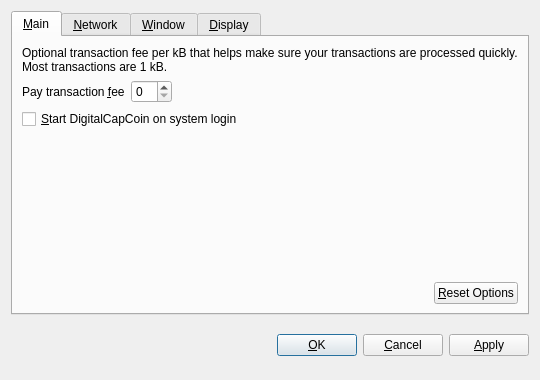
<?xml version="1.0" encoding="UTF-8"?>
<ui version="4.0">
 <class>OptionsDialog</class>
 <widget class="QDialog" name="OptionsDialog">
  <property name="geometry">
   <rect>
    <x>0</x>
    <y>0</y>
    <width>540</width>
    <height>380</height>
   </rect>
  </property>
  <property name="windowTitle">
   <string>Options</string>
  </property>
  <property name="modal">
   <bool>true</bool>
  </property>
  <layout class="QVBoxLayout" name="verticalLayout">
   <item>
    <widget class="QTabWidget" name="tabWidget">
     <property name="tabPosition">
      <enum>QTabWidget::North</enum>
     </property>
     <property name="currentIndex">
      <number>0</number>
     </property>
     <widget class="QWidget" name="tabMain">
      <attribute name="title">
       <string>&amp;Main</string>
      </attribute>
      <layout class="QVBoxLayout" name="verticalLayout_Main">
       <item>
        <widget class="QLabel" name="transactionFeeInfoLabel">
         <property name="text">
          <string>Optional transaction fee per kB that helps make sure your transactions are processed quickly. Most transactions are 1 kB.</string>
         </property>
         <property name="textFormat">
          <enum>Qt::PlainText</enum>
         </property>
         <property name="wordWrap">
          <bool>true</bool>
         </property>
        </widget>
       </item>
       <item>
        <layout class="QHBoxLayout" name="horizontalLayout_1_Main">
         <item>
          <widget class="QLabel" name="transactionFeeLabel">
           <property name="text">
            <string>Pay transaction &amp;fee</string>
           </property>
           <property name="textFormat">
            <enum>Qt::PlainText</enum>
           </property>
           <property name="buddy">
            <cstring>transactionFee</cstring>
           </property>
          </widget>
         </item>
         <item>
          <widget class="BitcoinAmountField" name="transactionFee"/>
         </item>
         <item>
          <spacer name="horizontalSpacer_1_Main">
           <property name="orientation">
            <enum>Qt::Horizontal</enum>
           </property>
           <property name="sizeHint" stdset="0">
            <size>
             <width>40</width>
             <height>20</height>
            </size>
           </property>
          </spacer>
         </item>
        </layout>
       </item>
       <item>
        <widget class="QCheckBox" name="bitcoinAtStartup">
         <property name="toolTip">
          <string>Automatically start DigitalCapCoin after logging in to the system.</string>
         </property>
         <property name="text">
          <string>&amp;Start DigitalCapCoin on system login</string>
         </property>
        </widget>
       </item>
       <item>
        <spacer name="verticalSpacer_Main">
         <property name="orientation">
          <enum>Qt::Vertical</enum>
         </property>
         <property name="sizeHint" stdset="0">
          <size>
           <width>20</width>
           <height>40</height>
          </size>
         </property>
        </spacer>
       </item>
       <item>
        <layout class="QHBoxLayout" name="horizontalLayout_2_Main">
         <item>
          <spacer name="horizontalSpacer_2_Main">
           <property name="orientation">
            <enum>Qt::Horizontal</enum>
           </property>
           <property name="sizeHint" stdset="0">
            <size>
             <width>40</width>
             <height>20</height>
            </size>
           </property>
          </spacer>
         </item>
         <item>
          <widget class="QPushButton" name="resetButton">
           <property name="toolTip">
            <string>Reset all client options to default.</string>
           </property>
           <property name="text">
            <string>&amp;Reset Options</string>
           </property>
           <property name="autoDefault">
            <bool>false</bool>
           </property>
          </widget>
         </item>
        </layout>
       </item>
      </layout>
     </widget>
     <widget class="QWidget" name="tabNetwork">
      <attribute name="title">
       <string>&amp;Network</string>
      </attribute>
      <layout class="QVBoxLayout" name="verticalLayout_Network">
       <item>
        <widget class="QCheckBox" name="mapPortUpnp">
         <property name="toolTip">
          <string>Automatically open the DigitalCapCoin client port on the router. This only works when your router supports UPnP and it is enabled.</string>
         </property>
         <property name="text">
          <string>Map port using &amp;UPnP</string>
         </property>
        </widget>
       </item>
       <item>
        <widget class="QCheckBox" name="connectSocks">
         <property name="toolTip">
          <string>Connect to the DigitalCapCoin network through a SOCKS proxy (e.g. when connecting through Tor).</string>
         </property>
         <property name="text">
          <string>&amp;Connect through SOCKS proxy:</string>
         </property>
        </widget>
       </item>
       <item>
        <layout class="QHBoxLayout" name="horizontalLayout_Network">
         <item>
          <widget class="QLabel" name="proxyIpLabel">
           <property name="text">
            <string>Proxy &amp;IP:</string>
           </property>
           <property name="textFormat">
            <enum>Qt::PlainText</enum>
           </property>
           <property name="buddy">
            <cstring>proxyIp</cstring>
           </property>
          </widget>
         </item>
         <item>
          <widget class="QValidatedLineEdit" name="proxyIp">
           <property name="maximumSize">
            <size>
             <width>140</width>
             <height>16777215</height>
            </size>
           </property>
           <property name="toolTip">
            <string>IP address of the proxy (e.g. 127.0.0.1)</string>
           </property>
          </widget>
         </item>
         <item>
          <widget class="QLabel" name="proxyPortLabel">
           <property name="text">
            <string>&amp;Port:</string>
           </property>
           <property name="textFormat">
            <enum>Qt::PlainText</enum>
           </property>
           <property name="buddy">
            <cstring>proxyPort</cstring>
           </property>
          </widget>
         </item>
         <item>
          <widget class="QLineEdit" name="proxyPort">
           <property name="maximumSize">
            <size>
             <width>55</width>
             <height>16777215</height>
            </size>
           </property>
           <property name="toolTip">
            <string>Port of the proxy (e.g. 9050)</string>
           </property>
          </widget>
         </item>
         <item>
          <widget class="QLabel" name="socksVersionLabel">
           <property name="text">
            <string>SOCKS &amp;Version:</string>
           </property>
           <property name="textFormat">
            <enum>Qt::PlainText</enum>
           </property>
           <property name="buddy">
            <cstring>socksVersion</cstring>
           </property>
          </widget>
         </item>
         <item>
          <widget class="QValueComboBox" name="socksVersion">
           <property name="toolTip">
            <string>SOCKS version of the proxy (e.g. 5)</string>
           </property>
          </widget>
         </item>
         <item>
          <spacer name="horizontalSpacer_Network">
           <property name="orientation">
            <enum>Qt::Horizontal</enum>
           </property>
           <property name="sizeHint" stdset="0">
            <size>
             <width>40</width>
             <height>20</height>
            </size>
           </property>
          </spacer>
         </item>
        </layout>
       </item>
       <item>
        <spacer name="verticalSpacer_Network">
         <property name="orientation">
          <enum>Qt::Vertical</enum>
         </property>
         <property name="sizeHint" stdset="0">
          <size>
           <width>20</width>
           <height>40</height>
          </size>
         </property>
        </spacer>
       </item>
      </layout>
     </widget>
     <widget class="QWidget" name="tabWindow">
      <attribute name="title">
       <string>&amp;Window</string>
      </attribute>
      <layout class="QVBoxLayout" name="verticalLayout_Window">
       <item>
        <widget class="QCheckBox" name="minimizeToTray">
         <property name="toolTip">
          <string>Show only a tray icon after minimizing the window.</string>
         </property>
         <property name="text">
          <string>&amp;Minimize to the tray instead of the taskbar</string>
         </property>
        </widget>
       </item>
       <item>
        <widget class="QCheckBox" name="minimizeOnClose">
         <property name="toolTip">
          <string>Minimize instead of exit the application when the window is closed. When this option is enabled, the application will be closed only after selecting Quit in the menu.</string>
         </property>
         <property name="text">
          <string>M&amp;inimize on close</string>
         </property>
        </widget>
       </item>
       <item>
        <spacer name="verticalSpacer_Window">
         <property name="orientation">
          <enum>Qt::Vertical</enum>
         </property>
         <property name="sizeHint" stdset="0">
          <size>
           <width>20</width>
           <height>40</height>
          </size>
         </property>
        </spacer>
       </item>
      </layout>
     </widget>
     <widget class="QWidget" name="tabDisplay">
      <attribute name="title">
       <string>&amp;Display</string>
      </attribute>
      <layout class="QVBoxLayout" name="verticalLayout_Display">
       <item>
        <layout class="QHBoxLayout" name="horizontalLayout_1_Display">
         <item>
          <widget class="QLabel" name="langLabel">
           <property name="text">
            <string>User Interface &amp;language:</string>
           </property>
           <property name="textFormat">
            <enum>Qt::PlainText</enum>
           </property>
           <property name="buddy">
            <cstring>lang</cstring>
           </property>
          </widget>
         </item>
         <item>
          <widget class="QValueComboBox" name="lang">
           <property name="toolTip">
            <string>The user interface language can be set here. This setting will take effect after restarting DigitalCapCoin.</string>
           </property>
          </widget>
         </item>
        </layout>
       </item>
       <item>
        <layout class="QHBoxLayout" name="horizontalLayout_2_Display">
         <item>
          <widget class="QLabel" name="unitLabel">
           <property name="text">
            <string>&amp;Unit to show amounts in:</string>
           </property>
           <property name="textFormat">
            <enum>Qt::PlainText</enum>
           </property>
           <property name="buddy">
            <cstring>unit</cstring>
           </property>
          </widget>
         </item>
         <item>
          <widget class="QValueComboBox" name="unit">
           <property name="toolTip">
            <string>Choose the default subdivision unit to show in the interface and when sending coins.</string>
           </property>
          </widget>
         </item>
        </layout>
       </item>
       <item>
        <widget class="QCheckBox" name="displayAddresses">
         <property name="toolTip">
          <string>Whether to show DigitalCapCoin addresses in the transaction list or not.</string>
         </property>
         <property name="text">
          <string>&amp;Display addresses in transaction list</string>
         </property>
        </widget>
       </item>
       <item>
        <spacer name="verticalSpacer_Display">
         <property name="orientation">
          <enum>Qt::Vertical</enum>
         </property>
         <property name="sizeHint" stdset="0">
          <size>
           <width>20</width>
           <height>40</height>
          </size>
         </property>
        </spacer>
       </item>
      </layout>
     </widget>
    </widget>
   </item>
   <item>
    <layout class="QHBoxLayout" name="horizontalLayout_Buttons">
     <item>
      <spacer name="horizontalSpacer_1">
       <property name="orientation">
        <enum>Qt::Horizontal</enum>
       </property>
       <property name="sizeHint" stdset="0">
        <size>
         <width>40</width>
         <height>48</height>
        </size>
       </property>
      </spacer>
     </item>
     <item>
      <widget class="QLabel" name="statusLabel">
       <property name="font">
        <font>
         <weight>75</weight>
         <bold>true</bold>
        </font>
       </property>
       <property name="text">
        <string/>
       </property>
       <property name="textFormat">
        <enum>Qt::PlainText</enum>
       </property>
       <property name="wordWrap">
        <bool>true</bool>
       </property>
      </widget>
     </item>
     <item>
      <spacer name="horizontalSpacer_2">
       <property name="orientation">
        <enum>Qt::Horizontal</enum>
       </property>
       <property name="sizeHint" stdset="0">
        <size>
         <width>40</width>
         <height>48</height>
        </size>
       </property>
      </spacer>
     </item>
     <item>
      <widget class="QPushButton" name="okButton">
       <property name="text">
        <string>&amp;OK</string>
       </property>
      </widget>
     </item>
     <item>
      <widget class="QPushButton" name="cancelButton">
       <property name="text">
        <string>&amp;Cancel</string>
       </property>
       <property name="autoDefault">
        <bool>false</bool>
       </property>
      </widget>
     </item>
     <item>
      <widget class="QPushButton" name="applyButton">
       <property name="text">
        <string>&amp;Apply</string>
       </property>
       <property name="autoDefault">
        <bool>false</bool>
       </property>
      </widget>
     </item>
    </layout>
   </item>
  </layout>
 </widget>
 <customwidgets>
  <customwidget>
   <class>BitcoinAmountField</class>
   <extends>QSpinBox</extends>
   <header>bitcoinamountfield.h</header>
  </customwidget>
  <customwidget>
   <class>QValueComboBox</class>
   <extends>QComboBox</extends>
   <header>qvaluecombobox.h</header>
  </customwidget>
  <customwidget>
   <class>QValidatedLineEdit</class>
   <extends>QLineEdit</extends>
   <header>qvalidatedlineedit.h</header>
  </customwidget>
 </customwidgets>
 <resources/>
 <connections/>
</ui>
